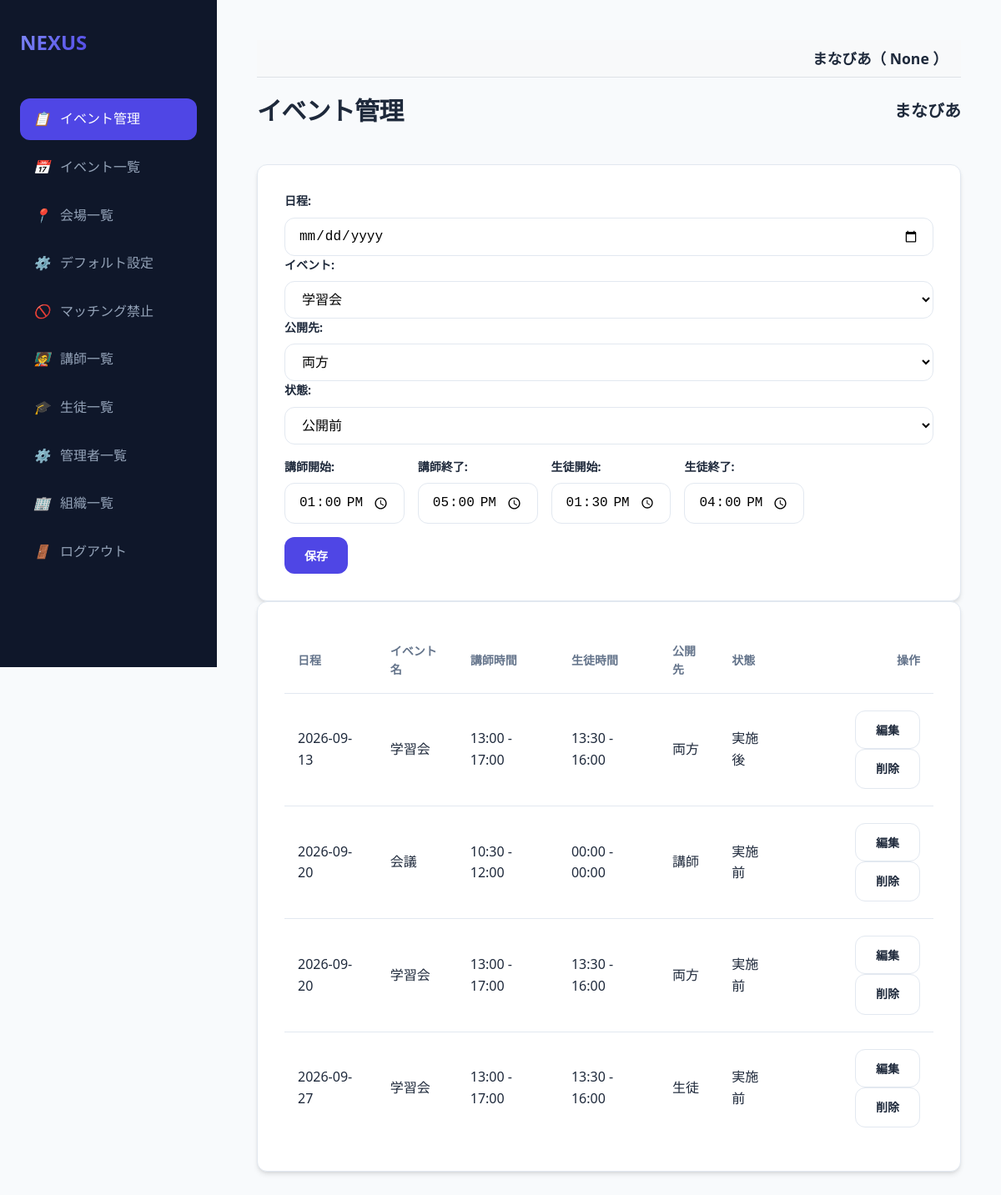
The app's page /events (signed in), older data.
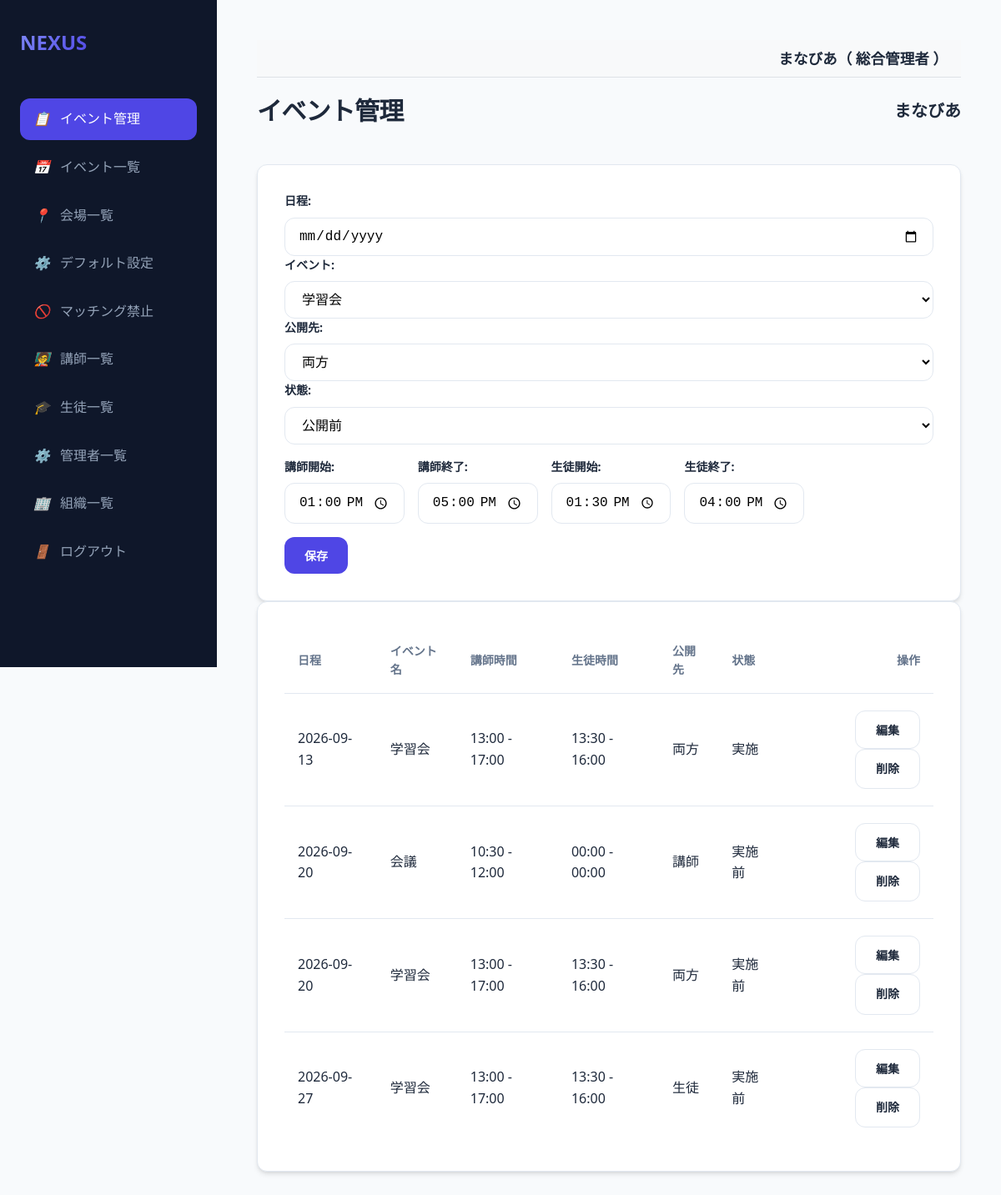
The same page, newer data.
### models.py (models this page shows, shortened)
class User(db.Model):
    id = db.Column(db.Integer, primary_key=True)
    username = db.Column(db.String(50), unique=True, nullable=False)
    name = db.Column(db.String(50), nullable=True)
    password_hash = db.Column(db.String(128), nullable=False)
    is_admin = db.Column(db.Boolean, default=False)
    is_super_admin = db.Column(db.Boolean, default=False)
    is_org_admin = db.Column(db.Boolean, default=False)
    organization_id = db.Column(db.Integer, db.ForeignKey('organization.id'), nullable=True)
    organization = db.relationship('Organization', backref='users')
    teacher_record = db.relationship('Teacher', back_populates='user', uselist=False)
    student_record = db.relationship('Student', back_populates='user', uselist=False)

class Event(db.Model):
    id = db.Column(db.Integer, primary_key=True)
    date = db.Column(db.DateTime, nullable=False)
    name = db.Column(db.String(100), nullable=False)
    organization_id = db.Column(db.Integer, db.ForeignKey('organization.id'), nullable=False)
    organization = db.relationship('Organization')
    venues = db.relationship('Venue', secondary=event_venue, backref='events')
    teacher_start = db.Column(db.String(5), nullable=False)
    teacher_end = db.Column(db.String(5), nullable=False)
    student_start = db.Column(db.String(5), nullable=False)
    student_end = db.Column(db.String(5), nullable=False)
    publish_to = db.Column(db.String(20), default='両方')
    status = db.Column(db.String(20), default='公開前')

class Organization(db.Model):
    id = db.Column(db.Integer, primary_key=True)
    name = db.Column(db.String(100), nullable=False)

### app.py (the view)
@app.route('/events')
@login_required
@organization_required
def events():
    org_id = session['organization_id']
    events = Event.query.filter_by(organization_id=org_id).order_by(Event.date).all()
    configs = {c.key: c.value for c in Config.query.filter_by(organization_id=org_id).all()}
    return render_template('events.html', events=events, configs=configs)

### app.py (called while the page is built)
def login_required(f):
    @wraps(f)
    def decorated_function(*args, **kwargs):
        if 'user_id' not in session:
            return redirect(url_for('login'))
        return f(*args, **kwargs)
    return decorated_function

def organization_required(f):
    @wraps(f)
    def decorated_function(*args, **kwargs):
        if 'user_id' not in session:
            return redirect(url_for('login'))
        user = User.query.get(session['user_id'])
        session['organization_id'] = user.organization_id
        session['org_name'] = user.organization.name
        return f(*args, **kwargs)
    return decorated_function

@app.context_processor
def inject_user():
    user = None
    if 'user_id' in session:
        user = User.query.get(session['user_id'])
    return dict(current_user=user)

### templates/events.html (shortened to what this page needs)
{% extends "base.html" %}
{% block content %}
<div class="header">
    <h1>イベント管理</h1>
    <h2 style="font-size: 1.25rem;">{{ current_user.organization.name if current_user.is_super_admin else session.get('org_name', '不明') }}</h2>
</div>
<div class="card">
    <form action="/event/save" method="post" id="eventForm">
        <div style="margin-bottom: 1rem;">
            <label>日程: </label>
            <input type="date" name="date" id="eventDate" required class="form-control">
            <label>イベント: </label>
            <select name="event_type" id="eventType" class="form-control" onchange="updateDefaultTimes()">
                <option value="学習会">学習会</option>
            </select>
            <label>公開先: </label>
            <select name="publish_to" id="publishTo" class="form-control">
                <option value="両方">両方</option>
            </select>
            <label>状態: </label>
            <select name="status" id="status" class="form-control">
                <option value="公開前">公開前</option>
            </select>
        </div>
        <div style="display: flex; gap: 1rem; margin-bottom: 1rem; align-items: center; flex-wrap: wrap;">
            <div><label>講師開始: </label><input type="time" name="teacher_start" id="teacherStart" class="form-control"></div>
            <div><label>講師終了: </label><input type="time" name="teacher_end" id="teacherEnd" class="form-control"></div>
            <div><label>生徒開始: </label><input type="time" name="student_start" id="studentStart" class="form-control"></div>
            <div><label>生徒終了: </label><input type="time" name="student_end" id="studentEnd" class="form-control"></div>
        </div>
        <button type="submit" class="btn btn-primary">保存</button>
    </form>
</div>
<div class="card">
    <div class="table-container">
        <table>
            <thead>
                <tr>
                    <th>日程</th>
                    <th>イベント名</th>
                    <th>講師時間</th>
                    <th>生徒時間</th>
                    <th>公開先</th>
                    <th>状態</th>
                    <th style="text-align: right;">操作</th>
                </tr>
            </thead>
            <tbody>
                {% for e in events %}
                <tr>
                    <td>{{ e.date.strftime('%Y-%m-%d') }}</td>
                    <td>{{ e.name }}</td>
                    <td>{{ e.teacher_start }} - {{ e.teacher_end }}</td>
                    <td>{{ e.student_start }} - {{ e.student_end }}</td>
                    <td>{{ e.publish_to }}</td>
                    <td>{{ e.status }}</td>
                    <td style="text-align: right;">
                        <button class="btn btn-outline" onclick="editEvent('{{ e.id }}', '{{ e.date.strftime('%Y-%m-%d') }}', '{{ e.name }}', '{{ e.teacher_start }}', '{{ e.teacher_end }}', '{{ e.student_start }}', '{{ e.student_end }}', '{{ e.publish_to }}', '{{ e.status }}')">編集</button>
                        <a href="/event/delete/{{ e.id }}" class="btn btn-outline btn-danger" onclick="return confirm('本当に削除しますか？')">削除</a>
                    </td>
                </tr>
                {% endfor %}
            </tbody>
        </table>
    </div>
</div>
{% endblock %}

### templates/base.html (shortened to what this page needs)
<!DOCTYPE html>
<html lang="ja">
<head>
    <link rel="stylesheet" href="{{ url_for('static', filename='style.css') }}">
</head>
<body>
<aside class="sidebar">
    <a href="/" class="logo">
        <span>NEXUS</span>
    </a>
    <nav class="nav-links">
        {% if current_user.is_admin %}
        <a href="/events" class="nav-item {{ 'active' if request.path == '/events' }}">
            <i>📋</i> イベント管理
        </a>
        <a href="/event/select" class="nav-item {{ 'active' if request.path == '/event/select' }}">
            <i>📅</i> イベント一覧
        </a>
        <a href="/venues" class="nav-item {{ 'active' if request.path == '/venues' }}">
            <i>📍</i> 会場一覧
        </a>
        <a href="/settings" class="nav-item {{ 'active' if request.path == '/settings' }}">
            <i>⚙️</i> デフォルト設定
        </a>
        <a href="/prohibited_matches" class="nav-item {{ 'active' if request.path == '/prohibited_matches' }}">
            <i>🚫</i> マッチング禁止
        </a>
        {% if session.get('selected_event_name', '')|trim == '学習会' and session.get('selected_event_status', '')|trim == '実施後' %}
        <a href="/evaluation/teacher" class="nav-item {{ 'active' if request.path == '/evaluation/teacher' }}">
            <i>🧑‍🏫</i> 講師による評価
        </a>
        <a href="/evaluation/student" class="nav-item {{ 'active' if request.path == '/evaluation/student' }}">
            <i>🎓</i> 生徒の感想
        </a>
        {% else %}
        <a href="/teachers" class="nav-item {{ 'active' if request.path == '/teachers' }}">
            <i>🧑‍🏫</i> 講師一覧
        </a>
        <a href="/students" class="nav-item {{ 'active' if request.path == '/students' }}">
            <i>🎓</i> 生徒一覧
        </a>
        {% endif %}
        {% if current_user.is_super_admin %}
        <a href="/users" class="nav-item {{ 'active' if request.path == '/users' }}">
            <i>⚙️</i> 管理者一覧
        </a>
        <a href="/organizations" class="nav-item {{ 'active' if request.path == '/organizations' }}">
            <i>🏢</i> 組織一覧
        </a>
        {% endif %}
        {% endif %}
        <a href="{{ url_for('logout') }}" class="nav-item">
            <i>🚪</i> ログアウト
        </a>
    </nav>
</aside>
<main class="main-content">
    {% if current_user %}
    <div style="background-color: #f8f9fa; padding: 0.5rem 1rem; margin-bottom: 1rem; border-bottom: 1px solid #dee2e6; text-align: right; font-size: 1.1rem; font-weight: bold;">
        {{ current_user.organization.name if current_user.organization else '組織なし' }}（
        {% if current_user.name %}
            {{ current_user.name }}
        {% elif current_user.teacher_record %}
            {{ current_user.teacher_record.name }}
        {% elif current_user.student_record %}
            {{ current_user.student_record.name }}
        {% else %}
            {{ current_user.username }}
        {% endif %}
        ）
    </div>
    {% endif %}
    {% block content %}{% endblock %}
</main>
</body>
</html>

Row changes from the older to the newer data that the page shows:
changed User "まなびあ": name "None" → "総合管理者"
changed Event (number 1 of 4 on the later page): status "実施後" → "実施"
